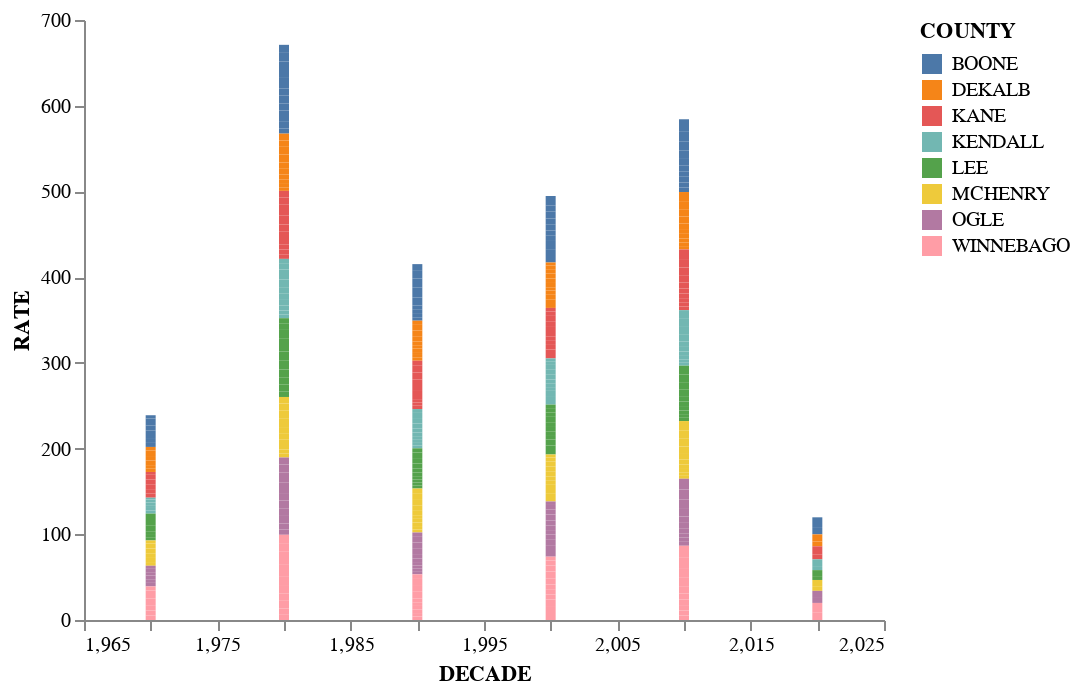

The notebook cell saved with this chart:
### Code cell
#Grouped bar chart in other way
chart = alt.Chart(df_county).mark_bar().encode(
   x=alt.X('DECADE', axis=alt.Axis(labelAngle=0,grid=False)),
   y=alt.Y('RATE', axis=alt.Axis(grid=False)),
   color='COUNTY'
).configure_view(
    stroke=None,
)

chart

### Figure 1 — Vega-Lite specification as saved in the notebook (floating-point values rounded to 4 significant figures; data arrays with more than 128 entries replaced by an {"elided": "..."} marker saying what was removed)
{"config": {"view": {"continuousWidth": 400, "continuousHeight": 300, "stroke": null}}, "data": {"name": "data-960be2af441a1dcea5922ba20a864564"}, "mark": "bar", "encoding": {"color": {"field": "COUNTY", "type": "nominal"}, "x": {"axis": {"grid": false, "labelAngle": 0}, "field": "DECADE", "type": "quantitative"}, "y": {"axis": {"grid": false}, "field": "RATE", "type": "quantitative"}}, "$schema": "https://vega.github.io/schema/vega-lite/v4.17.0.json", "datasets": {"data-960be2af441a1dcea5922ba20a864564": {"elided": "384 records"}}}
